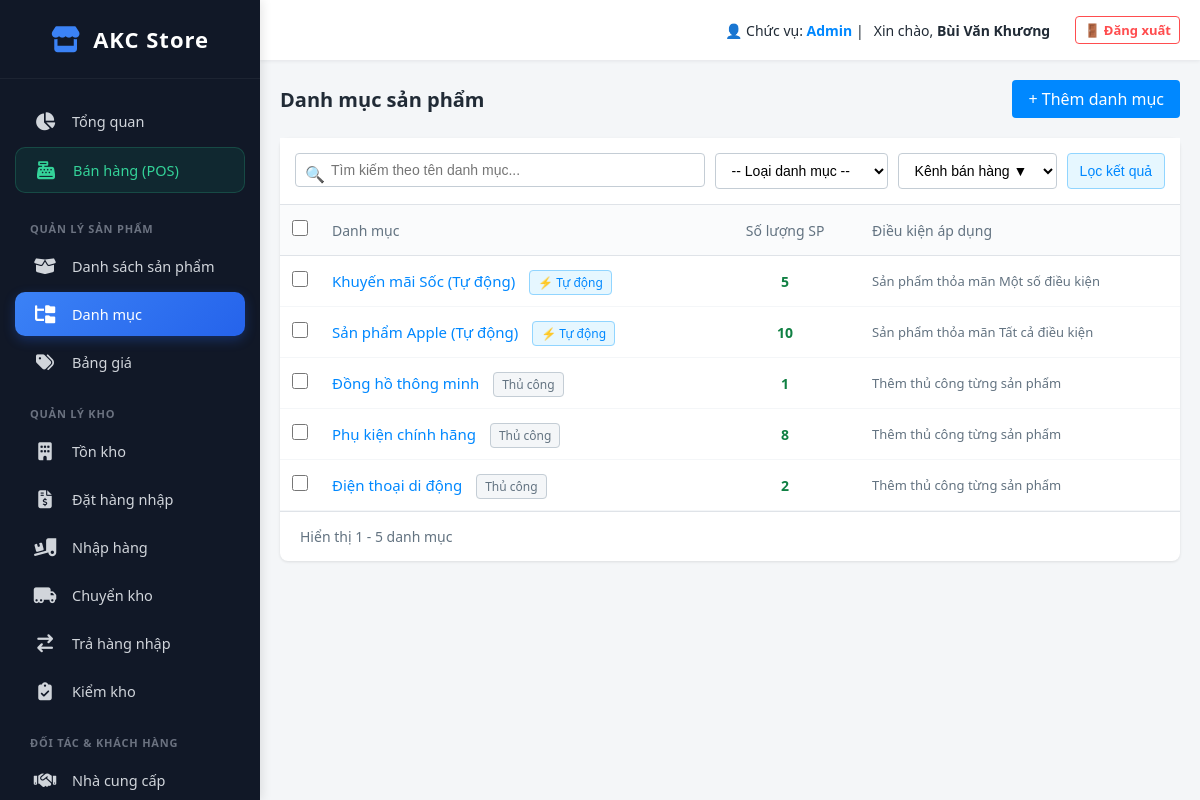
/index.php?action=product_category (signed in), run on the app's committed database.
### tables this page shows
CREATE TABLE `categories` (
  `id` int(11) NOT NULL,
  `category_name` varchar(255) NOT NULL,
  `description` text DEFAULT NULL,
  `alias` varchar(255) DEFAULT NULL,
  `seo_title` varchar(255) DEFAULT NULL,
  `seo_description` varchar(320) DEFAULT NULL,
  `status` varchar(50) DEFAULT 'Hiển thị',
  `selection_type` varchar(20) DEFAULT 'manual',
  `match_type` varchar(10) DEFAULT 'all',
  `auto_rules` text DEFAULT NULL,
  `sort_order` varchar(50) DEFAULT 'newest',
  `created_at` timestamp NOT NULL DEFAULT current_timestamp()
);

### app/controllers/ProductController.php (called while the page is built, shortened)
<?php
require_once __DIR__ . '/../models/CategoryModel.php';
class ProductController
{
    public function category_list()
    {
        $db = (new Database())->getConnection();
        $search = $_GET['search'] ?? '';
        $type = $_GET['type'] ?? '';
        $categories = (new CategoryModel($db))->getAllCategories($search, $type);
        require_once __DIR__ . '/../views/product/category_list.php';
    }
}

### public/index.php (called while the page is built, shortened)
<?php
$app = new App();

### app/models/CategoryModel.php (called while the page is built, shortened)
<?php
class CategoryModel
{
    private $conn;
    private $table_name = "categories";
    public function __construct($db)
    {
        $this->conn = $db;
    }
    public function getAllCategories($search = '', $type = '')
    {
        $query = "SELECT * FROM " . $this->table_name . " WHERE 1=1 ";
        $params = [];
        $query .= " ORDER BY id DESC";
        $stmt = $this->conn->prepare($query);
        $stmt->execute($params);
        $categories = $stmt->fetchAll(PDO::FETCH_ASSOC);
        foreach ($categories as $key => $cat) {
            if (($cat['selection_type'] ?? '') == 'auto' && !empty($cat['auto_rules'])) {
                $rules = json_decode($cat['auto_rules'], true);
                if (is_array($rules) && count($rules) > 0) {
                    $autoQuery = "SELECT COUNT(*) as total FROM products WHERE 1=1 ";
                    $autoParams = [];
                    $matchType = (($cat['match_type'] ?? 'all') == 'any') ? ' OR ' : ' AND ';
                    $conditions = [];
                    foreach ($rules as $rule) {
                        $field = $rule['field'] ?? '';
                        $operator = $rule['operator'] ?? '';
                        $value = $rule['value'] ?? '';
                        if ($operator == 'equals') {
                            $conditions[] = "$field = ?";
                            $autoParams[] = $value;
                        } elseif ($operator == 'greater_than') {
                            $conditions[] = "$field > ?";
                            $autoParams[] = $value;
                        } elseif ($operator == 'contains') {
                            $conditions[] = "$field LIKE ?";
                            $autoParams[] = "%$value%";
                        }
                    }
                    if (count($conditions) > 0) {
                        $autoQuery .= " AND (" . implode($matchType, $conditions) . ")";
                    }
                    $countStmt = $this->conn->prepare($autoQuery);
                    $countStmt->execute($autoParams);
                    $countResult = $countStmt->fetch(PDO::FETCH_ASSOC);
                    $categories[$key]['product_count'] = $countResult['total'] ?? 0;
                } else {
                    $categories[$key]['product_count'] = 0;
                }
            } else {
                $countQuery = "SELECT COUNT(*) as total FROM products WHERE category = ?";
                $countStmt = $this->conn->prepare($countQuery);
                $countStmt->execute([$cat['category_name']]);
                $countResult = $countStmt->fetch(PDO::FETCH_ASSOC);
                $categories[$key]['product_count'] = $countResult['total'] ?? 0;
            }
        }
        return $categories;
    }
}

### app/views/product/category_list.php (the view, shortened to what this page needs)
<?php require_once __DIR__ . '/../layout/header.php'; ?>
<div style="display: flex; justify-content: space-between; align-items: center; margin-bottom: 20px;">
    <h2 style="font-size: 20px; font-weight: bold; color: #212b36;">Danh mục sản phẩm</h2>
    <a href="index.php?action=add_category" style="background: #0088ff; color: white; padding: 8px 16px; border-radius: 4px; text-decoration: none; font-weight: 500;">+ Thêm danh mục</a>
</div>
<div class="card" style="background: #fff; border-radius: 8px; box-shadow: 0 1px 3px rgba(0,0,0,0.1); padding: 0; overflow: visible; min-height: 400px;">
    <form action="index.php" method="GET" class="akc-filter-bar">
        <div style="position: relative; flex: 1;">
            <span style="position: absolute; left: 10px; top: 10px; color: #637381;">🔍</span>
            <input type="text" name="search" value="<?php echo htmlspecialchars($_GET['search'] ?? ''); ?>" placeholder="Tìm kiếm theo tên danh mục..." style="padding-left: 35px; width: 100%;">
        </div>
        <select name="type" onchange="this.form.submit()">
            <option value="">-- Loại danh mục --</option>
        </select>
        <select>
            <option>Kênh bán hàng ▼</option>
        </select>
        <button type="submit" style="background: #e6f7ff; color: #0088ff; border-color: #91d5ff;">Lọc kết quả</button>
    </form>
    <?php if (!empty($categories)): ?>
        <table class="akc-table">
            <thead>
                <tr id="normal-header">
                    <th class="col-cb"><input type="checkbox" onclick="toggleAll(this)"></th>
                    <th>Danh mục</th>
                    <th style="width: 150px; text-align: center;">Số lượng SP</th>
                    <th>Điều kiện áp dụng</th>
                </tr>
            </thead>
            <tbody>
                <?php foreach ($categories as $row): ?>
                    <tr class="product-row">
                        <td class="col-cb"><input type="checkbox" class="row-checkbox" value="<?php echo $row['id']; ?>" onclick="toggleRow(this)"></td>
                        <td style="font-weight: 500;">
                            <a href="index.php?action=edit_category&id=<?php echo $row['id']; ?>" style="color: #0088ff; text-decoration: none; font-size: 15px;">
                                <?php echo htmlspecialchars($row['category_name']); ?>
                            </a>
                            <?php if (($row['selection_type'] ?? '') == 'auto'): ?>
                                <span class="badge-type badge-auto">⚡ Tự động</span>
                            <?php else: ?>
                                <span class="badge-type">Thủ công</span>
                            <?php endif; ?>
                        </td>
                        <td style="text-align: center; font-weight: bold; color: <?php echo $row['product_count'] > 0 ? '#108043' : '#212b36'; ?>;">
                            <?php echo $row['product_count']; ?>
                        </td>
                        <td style="color: #637381; font-size: 13px;">
                            <?php
                            if (($row['selection_type'] ?? '') == 'auto') {
                                echo "Sản phẩm thỏa mãn " . (($row['match_type'] ?? 'all') == 'all' ? 'Tất cả điều kiện' : 'Một số điều kiện');
                            } else {
                                echo "Thêm thủ công từng sản phẩm";
                            }
                            ?>
                        </td>
                    </tr>
                <?php endforeach; ?>
            </tbody>
        </table>
        <div style="padding: 15px 20px; display: flex; justify-content: space-between; align-items: center; color: #637381; font-size: 14px; border-top: 1px solid #dfe3e8;">
            <span>Hiển thị 1 - <?php echo count($categories); ?> danh mục</span>
        </div>
    <?php endif; ?>
</div>
<?php require_once __DIR__ . '/../layout/footer.php'; ?>

### app/views/layout/header.php (style rules this page uses)
* { box-sizing: border-box; margin: 0; padding: 0; }
body { font-family: 'Segoe UI', Tahoma, Geneva, Verdana, sans-serif; background-color: #f4f6f8; color: #212b36; display: flex; height: 100vh; overflow: hidden; }

### app/views/product/category_list.php (style rules this page uses)
.akc-filter-bar { display: flex; gap: 10px; padding: 15px; border-bottom: 1px solid #dfe3e8; background: #fff; }
.akc-filter-bar input { flex: 1; padding: 8px 12px; border: 1px solid #c4cdd5; border-radius: 4px; outline: none; font-size: 14px; }
.akc-filter-bar select, .akc-filter-bar button { padding: 8px 12px; border: 1px solid #c4cdd5; background: #fff; border-radius: 4px; cursor: pointer; font-size: 14px; }
.akc-table { width: 100%; border-collapse: collapse; }
.akc-table th, .akc-table td { padding: 15px 12px; border-bottom: 1px solid #f4f6f8; text-align: left; font-size: 14px; vertical-align: middle; }
.akc-table th { color: #637381; font-weight: 500; background: #fafbfc; border-bottom: 1px solid #dfe3e8; }
.col-cb { width: 40px; text-align: center !important; }
.akc-table input[type="checkbox"] { width: 16px; height: 16px; cursor: pointer; accent-color: #0088ff; }
.badge-type { background: #f4f6f8; padding: 3px 8px; border-radius: 4px; font-size: 12px; color: #637381; border: 1px solid #c4cdd5; margin-left: 10px; }
.badge-auto { background: #e6f7ff; color: #0088ff; border-color: #91d5ff; }

### data on the page
categories: category_name "Khuyến mãi Sốc (Tự động)", selection_type "⚡ Tự động", id "5"
categories: category_name "Sản phẩm Apple (Tự động)", selection_type "⚡ Tự động", product_count "10"
categories: category_name "Đồng hồ thông minh", selection_type "Thủ công", product_count "1"
categories: category_name "Phụ kiện chính hãng", selection_type "Thủ công", product_count "8"
categories: category_name "Điện thoại di động", selection_type "Thủ công", product_count "2"

### other printed values
$user_session['role'] "Admin"
$user_session['full_name'] "Bùi Văn Khương"
count($categories) "5"
